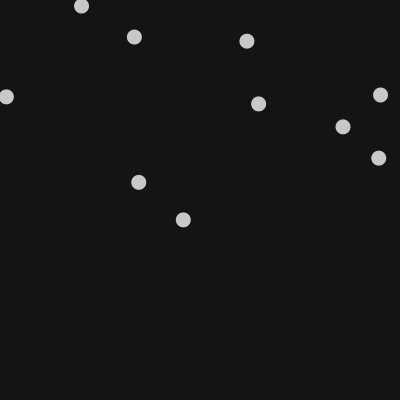
Frame 1 (no input)
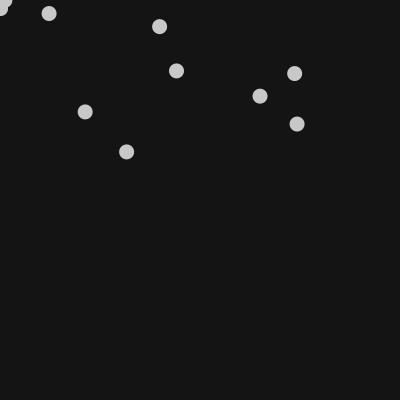
Frame 60 (the mouse pressed at the canvas centre just before this capture)
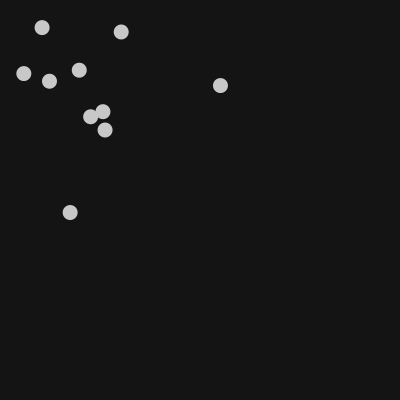
Frame 120 (the mouse held since frame 60 and released just before this capture)

The Processing sketch that drew these frames (run headless with seeded random() and noise(); from frame 60 on, the mouse is pressed at the canvas centre):

// Processing sketch: bouncingball
// ── bouncingball.pde
/*
描述：实现一个弹球程序，球会朝着鼠标方向运动，碰撞到窗口边界会反弹
时间：2016-11-20
*/
Ball ballGroup[] = new Ball[10];

void setup(){
    size(400, 400);
    for(int i = 0; i < ballGroup.length; i++){
        ballGroup[i] = new Ball();
    }
}

void draw(){
    background(20);
    for(int i = 0; i < ballGroup.length; i++){
        ballGroup[i].run();
    }
}

class Ball{
    PVector location;           //位置
    PVector velocity;           //速度
    PVector acceleration;       //加速度
    int size = 15;              //球大小
    Ball(){
        location = new PVector(random(0, width), random(0, height));    //初始化位置随机
        velocity = new PVector(0, 0);
        acceleration = new PVector(0, 0);;
    }
    //球运动
    void move(){
        PVector mouse = new PVector(mouseX, mouseY);
        PVector dir = PVector.sub(mouse, location);         //计算球指向鼠标的向量
        dir.normalize();                                    //正规化
        dir.mult(0.05);                                     //大小改为合适值
        acceleration = dir;                                 //赋值给加速度
        velocity.add(acceleration);
        location.add(velocity);
    }
    //显示
    void display(){
        noStroke();
        fill(200);
        ellipse(location.x, location.y, size, size);
    }
    //检查边界，超出边界反弹
    void checkEdges(){
        if(location.x > width || location.x < 0){
            velocity.x = -1 * velocity.x;
        }
        if(location.y > height || location.y < 0){
            velocity.y = -1 * velocity.y;
        }
    }
    //开始执行
    void run(){
        display();
        move();
        checkEdges();
    }
}
